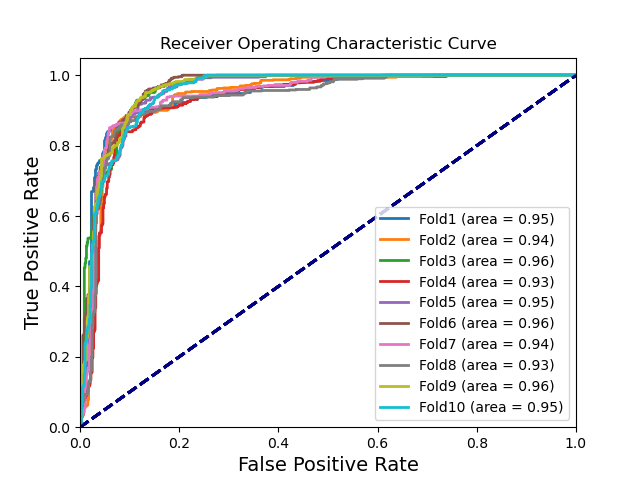

Reproduce this figure in Python.
import matplotlib.pyplot as plt
from sklearn.metrics import roc_curve, auc
from sklearn.metrics import roc_auc_score
import csv
import sys
import numpy as np

def ro_curve(y_pred, y_label, figure_file, method_name):
    '''
        y_pred is a list of length n.  (0,1)
        y_label is a list of same length. 0/1
        https://scikit-learn.org/stable/auto_examples/model_selection/plot_roc.html#sphx-glr-auto-examples-model-selection-plot-roc-py  
    '''
    y_label = np.array(y_label)
    y_pred = np.array(y_pred)    
    fpr = dict()
    tpr = dict() 
    roc_auc = dict()
    fpr[0], tpr[0], _ = roc_curve(y_label, y_pred)
    roc_auc[0] = auc(fpr[0], tpr[0])
    lw = 2
    plt.plot(fpr[0], tpr[0],
         lw=lw, label= method_name + ' (area = %0.2f)' % roc_auc[0])
    plt.plot([0, 1], [0, 1], color='navy', lw=lw, linestyle='--')
    plt.xlim([0.0, 1.0])
    plt.ylim([0.0, 1.05])
    fontsize = 14
    plt.xlabel('False Positive Rate', fontsize = fontsize)
    plt.ylabel('True Positive Rate', fontsize = fontsize)
    plt.title('Receiver Operating Characteristic Curve')
    plt.legend(loc="lower right")
    plt.savefig(figure_file)
    return 

def col_pic():
    for i in range(10):
        y_label = []
        y_pred = []
        with open("pre_lab_" + str(i) + ".csv") as f:
            f1 = csv.reader(f)
            for line in f1:
                y_label.append(int(line[1]))
                # if float(line[1]) > 0.5:
                #     y_pred.append(1)
                # else:
                #     y_pred.append(0)
                y_pred.append(float(line[0]))
            ro_curve(y_pred,y_label,"auc_val","Fold" + str(i+1))

def main():
    col_pic()
    
if __name__=="__main__":
    main() 
